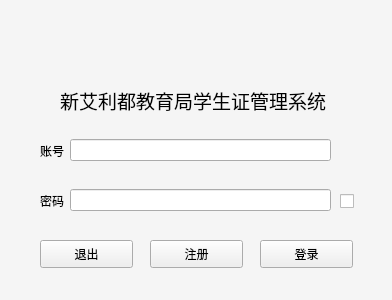
<?xml version="1.0" encoding="UTF-8"?>
<ui version="4.0">
 <class>Widget</class>
 <widget class="QWidget" name="Widget">
  <property name="geometry">
   <rect>
    <x>0</x>
    <y>0</y>
    <width>392</width>
    <height>300</height>
   </rect>
  </property>
  <property name="minimumSize">
   <size>
    <width>392</width>
    <height>300</height>
   </size>
  </property>
  <property name="maximumSize">
   <size>
    <width>392</width>
    <height>300</height>
   </size>
  </property>
  <property name="windowTitle">
   <string>登录</string>
  </property>
  <property name="windowIcon">
   <iconset resource="pic.qrc">
    <normaloff>:/app_icon.ico</normaloff>:/app_icon.ico</iconset>
  </property>
  <property name="autoFillBackground">
   <bool>true</bool>
  </property>
  <widget class="QLabel" name="label">
   <property name="geometry">
    <rect>
     <x>60</x>
     <y>50</y>
     <width>321</width>
     <height>101</height>
    </rect>
   </property>
   <property name="text">
    <string>&lt;html&gt;&lt;head/&gt;&lt;body&gt;&lt;p&gt;&lt;span style=&quot; font-size:14pt;&quot;&gt;新艾利都教育局学生证管理系统&lt;/span&gt;&lt;/p&gt;&lt;/body&gt;&lt;/html&gt;</string>
   </property>
   <property name="textFormat">
    <enum>Qt::TextFormat::AutoText</enum>
   </property>
   <property name="scaledContents">
    <bool>false</bool>
   </property>
  </widget>
  <widget class="QLabel" name="label_2">
   <property name="geometry">
    <rect>
     <x>160</x>
     <y>20</y>
     <width>61</width>
     <height>61</height>
    </rect>
   </property>
   <property name="styleSheet">
    <string notr="true">border-image: url(:/app_icon.ico);</string>
   </property>
   <property name="text">
    <string/>
   </property>
  </widget>
  <widget class="QPushButton" name="logButton">
   <property name="geometry">
    <rect>
     <x>260</x>
     <y>240</y>
     <width>93</width>
     <height>28</height>
    </rect>
   </property>
   <property name="text">
    <string>登录</string>
   </property>
  </widget>
  <widget class="QPushButton" name="regButton">
   <property name="geometry">
    <rect>
     <x>150</x>
     <y>240</y>
     <width>93</width>
     <height>28</height>
    </rect>
   </property>
   <property name="text">
    <string>注册</string>
   </property>
  </widget>
  <widget class="QPushButton" name="exitButton">
   <property name="geometry">
    <rect>
     <x>40</x>
     <y>240</y>
     <width>93</width>
     <height>28</height>
    </rect>
   </property>
   <property name="text">
    <string>退出</string>
   </property>
  </widget>
  <widget class="QWidget" name="horizontalWidget" native="true">
   <property name="geometry">
    <rect>
     <x>40</x>
     <y>130</y>
     <width>291</width>
     <height>41</height>
    </rect>
   </property>
   <layout class="QHBoxLayout" name="horizontalLayout">
    <item>
     <widget class="QLabel" name="label_3">
      <property name="text">
       <string>账号</string>
      </property>
     </widget>
    </item>
    <item>
     <widget class="QLineEdit" name="le_account"/>
    </item>
   </layout>
   <zorder>le_account</zorder>
   <zorder>label_3</zorder>
  </widget>
  <widget class="QWidget" name="horizontalWidget_2" native="true">
   <property name="geometry">
    <rect>
     <x>40</x>
     <y>180</y>
     <width>291</width>
     <height>41</height>
    </rect>
   </property>
   <layout class="QHBoxLayout" name="horizontalLayout_2">
    <item>
     <widget class="QLabel" name="label_4">
      <property name="text">
       <string>密码</string>
      </property>
     </widget>
    </item>
    <item>
     <widget class="QLineEdit" name="le_password"/>
    </item>
   </layout>
  </widget>
  <widget class="QCheckBox" name="pw_show">
   <property name="geometry">
    <rect>
     <x>340</x>
     <y>193</y>
     <width>16</width>
     <height>16</height>
    </rect>
   </property>
   <property name="text">
    <string/>
   </property>
  </widget>
  <widget class="QWidget" name="widget" native="true">
   <property name="geometry">
    <rect>
     <x>-11</x>
     <y>-10</y>
     <width>441</width>
     <height>331</height>
    </rect>
   </property>
   <property name="styleSheet">
    <string notr="true">border-image: url(:/bg1.jpg);</string>
   </property>
  </widget>
  <widget class="QWidget" name="widget_2" native="true">
   <property name="geometry">
    <rect>
     <x>-1</x>
     <y>-1</y>
     <width>401</width>
     <height>301</height>
    </rect>
   </property>
   <property name="styleSheet">
    <string notr="true">background-color: rgba(255, 255, 255, 100);</string>
   </property>
  </widget>
  <zorder>widget</zorder>
  <zorder>widget_2</zorder>
  <zorder>horizontalWidget_2</zorder>
  <zorder>label</zorder>
  <zorder>label_2</zorder>
  <zorder>logButton</zorder>
  <zorder>regButton</zorder>
  <zorder>pw_show</zorder>
  <zorder>exitButton</zorder>
  <zorder>horizontalWidget</zorder>
 </widget>
 <resources>
  <include location="pic.qrc"/>
 </resources>
 <connections/>
</ui>
